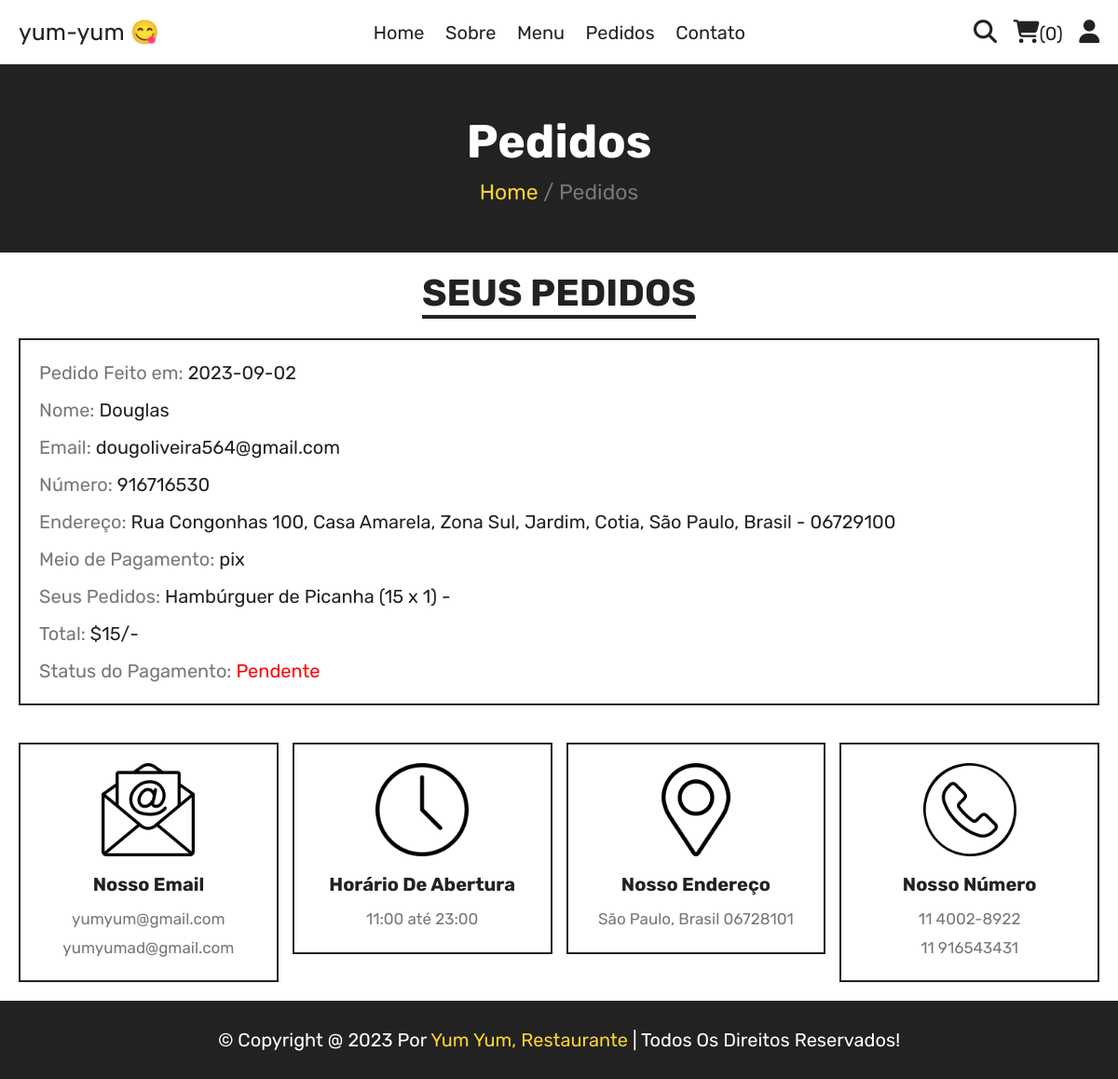
Screenshot of /orders.php (signed in) with the database file from the repository.
### tables this page shows
CREATE TABLE `orders` (
  `id` int(100) NOT NULL,
  `user_id` int(100) NOT NULL,
  `name` varchar(20) NOT NULL,
  `number` varchar(10) NOT NULL,
  `email` varchar(50) NOT NULL,
  `method` varchar(50) NOT NULL,
  `address` varchar(500) NOT NULL,
  `total_products` varchar(1000) NOT NULL,
  `total_price` int(100) NOT NULL,
  `placed_on` date NOT NULL DEFAULT current_timestamp(),
  `payment_status` varchar(20) NOT NULL DEFAULT 'Pendente'
);

### orders.php (the view, shortened to what this page needs)
<?php
include 'components/connect.php';
if(isset($_SESSION['user_id'])){
   $user_id = $_SESSION['user_id'];
}else{
   $user_id = '';
   header('location:home.php');
};
?>
<!DOCTYPE html>
<html lang="pt-br">
<head>
   <link rel="stylesheet" href="https://cdnjs.cloudflare.com/ajax/libs/font-awesome/6.1.1/css/all.min.css">
   <link rel="stylesheet" href="css/style.css">
</head>
<body>
<?php include 'components/user_header.php'; ?>
<div class="heading">
   <h3>Pedidos</h3>
   <p><a href="home.php">Home</a> <span> / Pedidos</span></p>
</div>
<section class="orders">
   <h1 class="title">Seus pedidos</h1>
   <div class="box-container">
   <?php
      if($user_id == ''){
         echo '<p class="empty">Por favor faça login, para ver os seus pedidos.</p>';
      }else{
         $select_orders = $conn->prepare("SELECT * FROM `orders` WHERE user_id = ?");
         $select_orders->execute([$user_id]);
         if($select_orders->rowCount() > 0){
            while($fetch_orders = $select_orders->fetch(PDO::FETCH_ASSOC)){
   ?>
   <div class="box">
      <p>Pedido Feito em: <span><?= $fetch_orders['placed_on']; ?></span></p>
      <p>Nome: <span><?= $fetch_orders['name']; ?></span></p>
      <p>Email: <span><?= $fetch_orders['email']; ?></span></p>
      <p>Número: <span><?= $fetch_orders['number']; ?></span></p>
      <p>Endereço: <span><?= $fetch_orders['address']; ?></span></p>
      <p>Meio de Pagamento: <span><?= $fetch_orders['method']; ?></span></p>
      <p>Seus Pedidos: <span><?= $fetch_orders['total_products']; ?></span></p>
      <p>Total: <span>$<?= $fetch_orders['total_price']; ?>/-</span></p>
      <p>Status do Pagamento: <span style="color:<?php if($fetch_orders['payment_status'] == 'Pendente'){ echo 'red'; }else{ echo 'green'; }; ?>"><?= $fetch_orders['payment_status']; ?></span> </p>
   </div>
   <?php
      }
      }else{
         echo '<p class="empty">Sem pedidos</p>';
      }
      }
   ?>
   </div>
</section>
<?php include 'components/footer.php'; ?>
</body>
</html>

### css/style.css (style rules this page uses)
:root { --yellow:#fed330; --red:#e74c3c; --white:#fff; --black:#222; --light-color:#777; --border:.2rem solid var(--black); }
* { font-family: 'Rubik', sans-serif; margin:0; padding:0; box-sizing: border-box; outline: none; border: none; text-decoration: none; }
html { font-size: 62.5%; overflow-x: hidden; scroll-behavior: smooth; stop-opacity: 7rem; }
section { margin:0 auto; max-width: 1200px; padding:2rem; }
.title { text-align: center; margin-bottom: 2.5rem; font-size: 4rem; color:var(--black); text-transform: uppercase; text-decoration: underline; text-underline-offset: 1rem; }
.heading { display: flex; align-items: center; justify-content: center; gap:1rem; flex-flow: column; background-color: var(--black); min-height: 20rem; }
.heading h3 { font-size: 5rem; color:var(--white); text-transform: capitalize; }
.heading p { font-size: 2.3rem; color:var(--light-color); }
.heading p a { color:var(--yellow); }
.orders .box-container { display: flex; flex-wrap: wrap; gap:1.5rem; align-items: flex-start; }
.orders .box-container .box { padding:1rem 2rem; border:var(--border); flex:1 1 40rem; }
.orders .box-container .box p { line-height: 1.5; margin:1rem 0; font-size: 2rem; color:var(--light-color); }
.orders .box-container .box p span { color:var(--black); }

### rows the page displays
orders: placed_on "2023-09-02", name "Douglas", email "dougoliveira564@gmail.com", number "916716530", address "Rua Congonhas 100, Casa Amarela, Zona Sul, Jardim, Cotia, São Paulo, Brasil - 06729100", method "pix", total_products "Hambúrguer de Picanha (15 x 1) -", total_price "15", payment_status "Pendente"

### other values shown
$total_cart_items "0"
